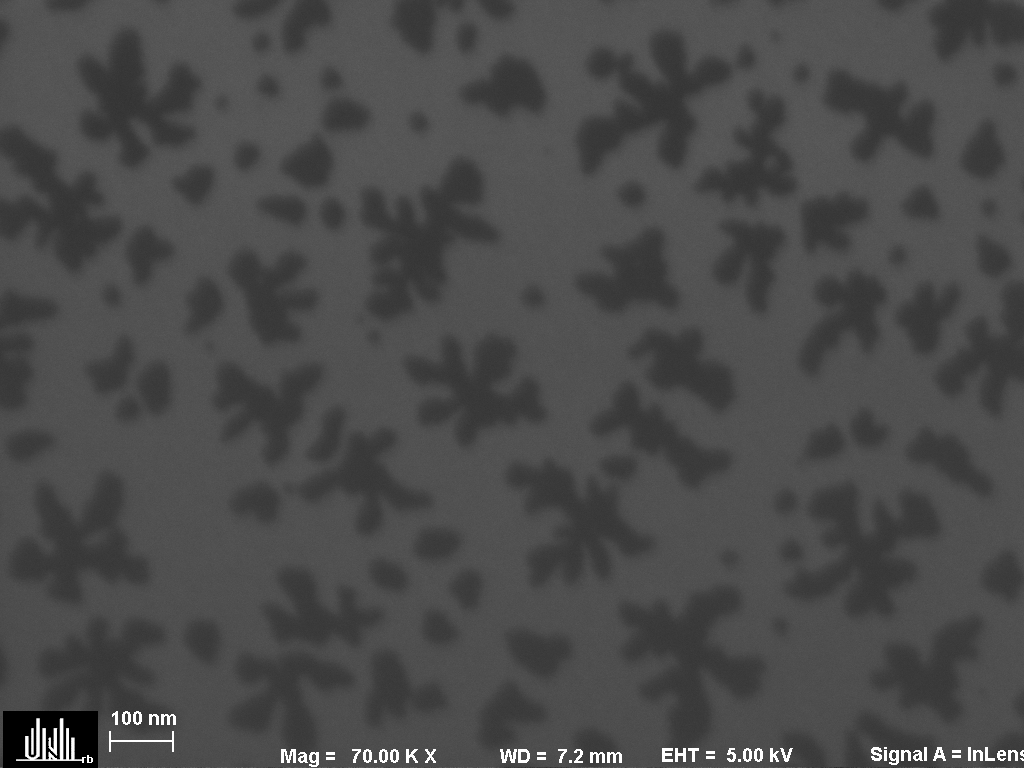
#> input picture dft_seedlayer_screen/H2_1.tif, 1024 x 768 px
$ python 35_sem_texture.py ../H2_1.tif
#> lines starting #> are read from the running program, lines starting #| are printed output that depends on the picture; after the words box and inside, x2 and y2 are one past the last pixel; in counts of white or black regions, pixels touching at a corner belong together
"""Quantitative SEM texture analysis for the HATCN / Ag thickness series.

Run locally on the original files (TIF is fine -- no need to convert):

    python 35_sem_texture.py  HATCN30.tif  HATCN30_Ag12.tif  HATCN30_Ag25.tif

Outputs sem_texture_results.csv + sem_texture.png with, per image:
  - correlation length from the 2D autocorrelation (characteristic feature size)
  - dominant length scale from the radially-averaged power spectral density
  - area fraction / count density / equivalent-diameter distribution of the
    bright protruding features (hillocks / abnormal grains)
  - gray-level RMS contrast (texture strength; NOT height -- use AFM for height)

Requires: numpy, scipy, pillow  (scikit-image optional, improves segmentation)
    pip install numpy scipy pillow scikit-image

Scale: the FEI/Thermo databar is auto-cropped. Set NM_PER_PX below, or leave it
None and pass --scalebar <px> <nm> if the automatic guess is wrong.
"""
import sys, os, csv
import numpy as np
from PIL import Image
from scipy import ndimage, signal

# ---- calibration -----------------------------------------------------------
# 50,000x on a 758-px-wide export -> ~3.4 nm/px. MEASURE the scale bar in your
# own export and set this; everything downstream scales linearly with it.
NM_PER_PX = 3.36
DATABAR_FRAC = 0.10          # bottom fraction of the frame occupied by the databar

def load(path):
    a = np.array(Image.open(path).convert("I")).astype(float)
    h = a.shape[0]
    a = a[: int(h * (1 - DATABAR_FRAC)), :]          # drop databar
    a = (a - a.min()) / (a.max() - a.min() + 1e-12)  # normalise 16/8-bit alike
    return a

def flatten(a, sigma=40):
    """Remove slow illumination/tilt gradient so texture stats are unbiased."""
    return a - ndimage.gaussian_filter(a, sigma)

def autocorr_length(a):
    """Correlation length: radius where the normalised autocorrelation drops to 1/e."""
    f = np.fft.fft2(a - a.mean())
    ac = np.real(np.fft.ifft2(f * np.conj(f)))
    ac = np.fft.fftshift(ac); ac /= ac.max()
    cy, cx = np.array(ac.shape) // 2
    yy, xx = np.indices(ac.shape)
    r = np.hypot(yy - cy, xx - cx).astype(int)
    prof = ndimage.mean(ac, labels=r, index=np.arange(r.max() + 1))
    below = np.where(prof < 1 / np.e)[0]
    return (below[0] if len(below) else np.nan) * NM_PER_PX, prof

def psd_peak(a):
    """Dominant lateral length scale from the radially averaged PSD."""
    f = np.fft.fftshift(np.fft.fft2(a - a.mean()))
    p = np.abs(f) ** 2
    cy, cx = np.array(p.shape) // 2
    yy, xx = np.indices(p.shape)
    r = np.hypot(yy - cy, xx - cx).astype(int)
    prof = ndimage.mean(p, labels=r, index=np.arange(1, r.max() + 1))
    k = np.arange(1, r.max() + 1)
    # weight by k to find the scale carrying the most variance per octave
    i = int(np.argmax(prof * k))
    lam = a.shape[0] / k[i] * NM_PER_PX
    return lam, k, prof

def bright_features(a):
    """Segment the bright protruding features above the fine-grained matrix."""
    fl = flatten(a, sigma=25)
    fl = ndimage.gaussian_filter(fl, 1.5)             # kill detector noise
    try:
        from skimage.filters import threshold_otsu
        thr = threshold_otsu(fl)
    except Exception:
        thr = fl.mean() + 1.0 * fl.std()
    mask = fl > thr
    mask = ndimage.binary_opening(mask, np.ones((3, 3)))
    lab, n = ndimage.label(mask)
    if n == 0:
        return mask, 0.0, 0.0, np.array([])
    sizes = np.bincount(lab.ravel())[1:]              # px per feature
    sizes = sizes[sizes >= 9]                         # drop noise specks
    d_eq = 2 * np.sqrt(sizes / np.pi) * NM_PER_PX     # equivalent diameter, nm
    area_frac = mask.sum() / mask.size
    area_um2 = mask.size * (NM_PER_PX / 1000.0) ** 2
    return mask, area_frac, len(sizes) / area_um2, d_eq

def main(paths):
    import matplotlib
    matplotlib.use("Agg")
    import matplotlib.pyplot as plt

    rows = []
    fig, axes = plt.subplots(3, len(paths), figsize=(4.2 * len(paths), 11))
    if len(paths) == 1:
        axes = axes.reshape(3, 1)

    for j, p in enumerate(paths):
        a = load(p)
        lc, acprof = autocorr_length(flatten(a))
#> in autocorr_length, `ac = np.fft.fftshift(ac)`:
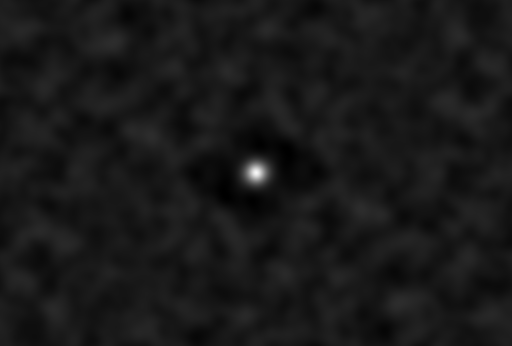
#> ac: shape (691, 1024) float64 (shown at 1/2 size); min -2587.4, max 24157.1, mean 0; drawn with min black and max white
#> in autocorr_length, `prof = ndimage.mean(ac, labels=r, index=np.arange(r.max() + 1))`: prof = 618 values, max 1 at index 0, min -0.0726 at index 64, mean 0.0229
#> in autocorr_length, `below = np.where(prof < 1 / np.e)[0]`: below = 599 values from 19 to 617
#> lc = 63.84; acprof has the same summary as prof in autocorr_length
        lam, k, psd = psd_peak(flatten(a))
#> in psd_peak, `prof = ndimage.mean(p, labels=r, index=np.arange(1, r.max() + 1))`: prof = 617 values, max 34224230.3 at index 5, min 221.1 at index 616, mean 435734.6
#> in psd_peak, `i = int(np.argmax(prof * k))`: i = 6
#> in psd_peak, `lam = a.shape[0] / k[i] * NM_PER_PX`: lam = 331.7
#> lam = 331.7; k = 617 values from 1 to 617; psd has the same summary as prof in psd_peak
        mask, af, dens, d_eq = bright_features(a)
#> call 3 of flatten, with sigma = 25
#> in flatten (call 3), `return a - ndimage.gaussian_filter(a, sigma)`:
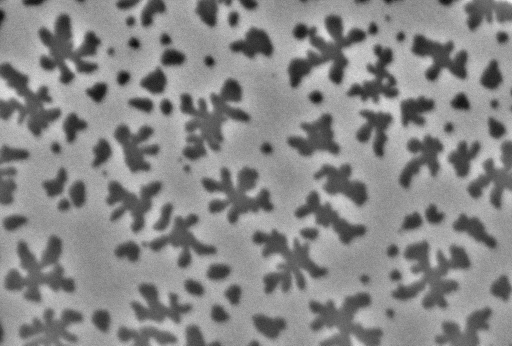
#> returned value: shape (691, 1024) float64 (shown at 1/2 size); min -0.545, max 0.477, mean 3.57e-17; drawn with min black and max white
#> in bright_features, `thr = threshold_otsu(fl)`: thr = -0.0565
#> in bright_features, `mask = fl > thr`:
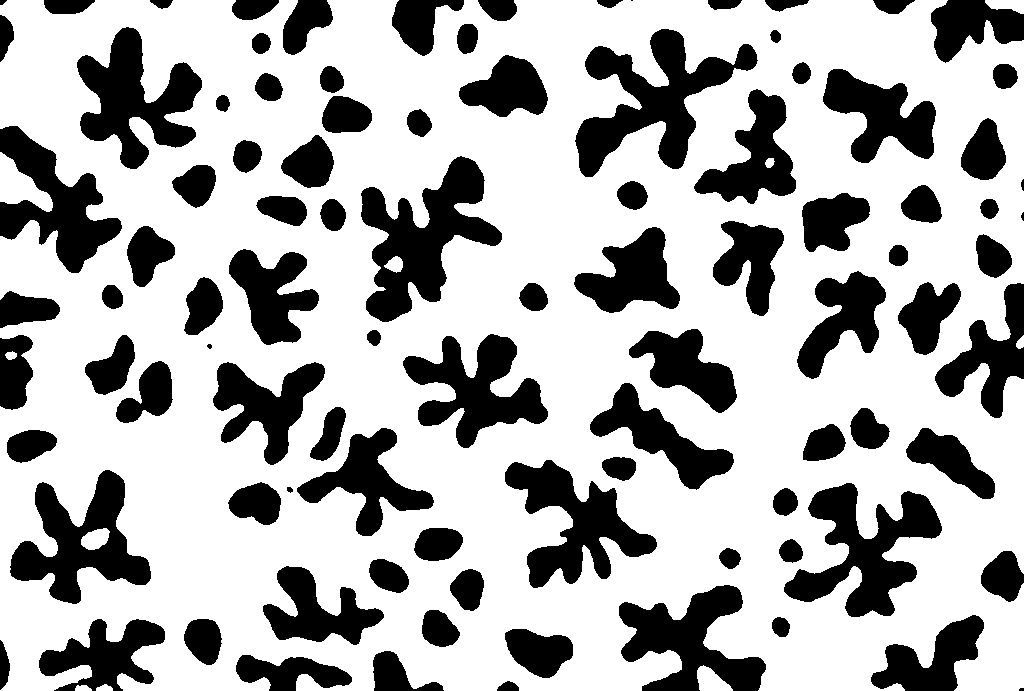
#> mask: shape (691, 1024) bool; 69.2% white; 97 black regions (4 under 20 px), largest, box (x1, y1, x2, y2) and area: (361, 156, 502, 322) 10318, (575, 29, 758, 177) 10277, (784, 483, 942, 617) 9211
#> in bright_features, `lab, n = ndimage.label(mask)`:
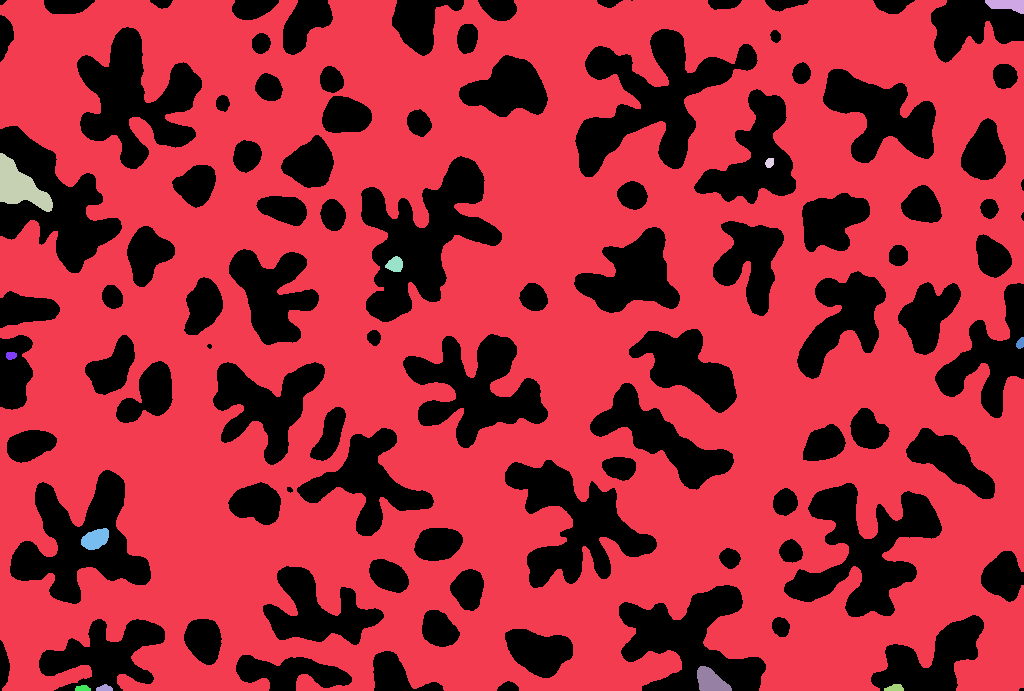
#> lab: shape (691, 1024) int32; 13 distinct labels, from 0 to 12; one colour per label, 0 black
#> in bright_features, `lab, n = ndimage.label(mask)`: n = 12
#> in bright_features, `sizes = np.bincount(lab.ravel())[1:]`: sizes = [486137, 371, 1564, 73, 206, 73, 74, 444, 577, 86, 107, 79]
#> in bright_features, `d_eq = 2 * np.sqrt(sizes / np.pi) * NM_PER_PX`: d_eq = [2643.5, 73.03, 149.9, 32.39, 54.42, 32.39, 32.61, 79.89, 91.07, 35.16, 39.22, 33.7]
#> in bright_features, `area_frac = mask.sum() / mask.size`: area_frac = 0.692
#> af = 0.692; dens = 1.5
        rms = flatten(a, sigma=40).std()
#> rms = 0.185

        rows.append({
            "file": os.path.basename(p),
            "corr_length_nm": round(lc, 1),
            "psd_scale_nm": round(lam, 1),
            "bright_area_frac_%": round(100 * af, 2),
            "bright_count_per_um2": round(dens, 1),
            "bright_d_eq_median_nm": round(float(np.median(d_eq)), 1) if len(d_eq) else np.nan,
            "bright_d_eq_p90_nm": round(float(np.percentile(d_eq, 90)), 1) if len(d_eq) else np.nan,
            "graylevel_rms": round(float(rms), 4),
        })

        axes[0, j].imshow(a, cmap="gray"); axes[0, j].set_title(os.path.basename(p), fontsize=9)
        axes[1, j].imshow(mask, cmap="gray")
        axes[1, j].set_title(f"bright features: {100*af:.1f}% area, {dens:.0f}/um2", fontsize=8)
        if len(d_eq):
            axes[2, j].hist(d_eq, bins=30, color="#2b7bba")
            axes[2, j].set_xlabel("equivalent diameter (nm)")
            axes[2, j].set_title(f"median {np.median(d_eq):.0f} nm", fontsize=8)
        for ax in axes[:2, j]:
            ax.set_xticks([]); ax.set_yticks([])

    plt.tight_layout(); plt.savefig("sem_texture.png", dpi=140)
#> after `plt.tight_layout()`:
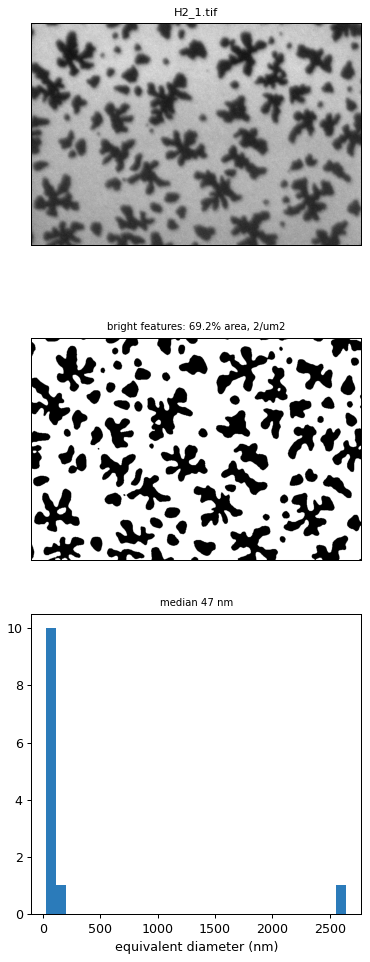
#> figure drawn by matplotlib, 3 panels; panel 3: tallest bar 10 high, from x = 32.39 to 119.4
    with open("sem_texture_results.csv", "w", newline="") as f:
        w = csv.DictWriter(f, fieldnames=list(rows[0].keys())); w.writeheader(); w.writerows(rows)

    print(f"\n{'file':<28}{'corr_len':>10}{'psd_scale':>11}{'bright%':>9}"
          f"{'count/um2':>11}{'d50':>8}{'d90':>8}{'rms':>8}")
    for r in rows:
        print(f"{r['file']:<28}{r['corr_length_nm']:>10}{r['psd_scale_nm']:>11}"
              f"{r['bright_area_frac_%']:>9}{r['bright_count_per_um2']:>11}"
              f"{r['bright_d_eq_median_nm']:>8}{r['bright_d_eq_p90_nm']:>8}{r['graylevel_rms']:>8}")
#> this loop made 1 pass
#| H2_1.tif                          63.8      331.7    69.22        1.5    46.8   144.1  0.1848
    print(f"\n(NM_PER_PX = {NM_PER_PX}; check it against your scale bar)")
    print("wrote sem_texture_results.csv, sem_texture.png")

if __name__ == "__main__":
    if len(sys.argv) < 2:
        sys.exit(__doc__)
    main(sys.argv[1:])

$ run again, on dft_seedlayer_screen/H2_3.tif
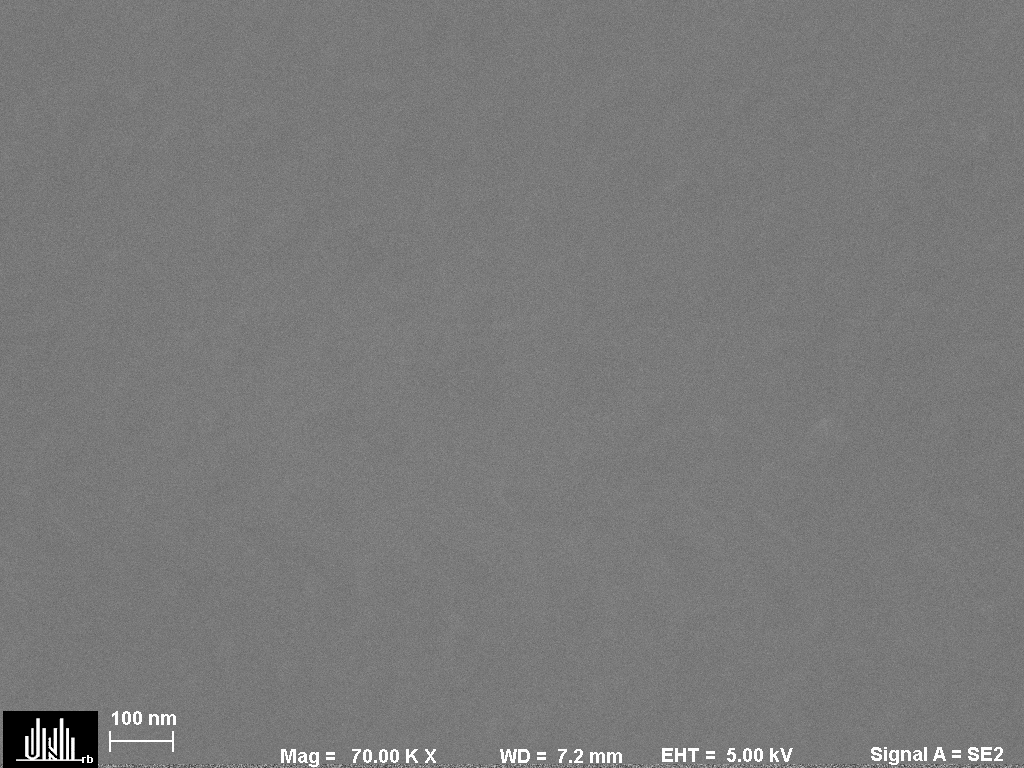
#> input picture dft_seedlayer_screen/H2_3.tif, 1024 x 768 px
#> in autocorr_length, `prof = ndimage.mean(ac, labels=r, index=np.arange(r.max() + 1))`: prof = 618 values, max 1 at index 0, min -0.000658 at index 44, mean 0.00184
#> below = 617 values from 1 to 617
#> lc = 3.36; acprof has the same summary as prof in autocorr_length
#> in psd_peak, `prof = ndimage.mean(p, labels=r, index=np.arange(1, r.max() + 1))`: prof = 617 values, max 73086.1 at index 7, min 6106.1 at index 611, mean 9799.6
#> i = 616
#> in psd_peak, `lam = a.shape[0] / k[i] * NM_PER_PX`: lam = 3.76
#> in main, `lam, k, psd = psd_peak(flatten(a))`: k = 617 values from 1 to 617; psd has the same summary as prof in psd_peak
#> thr = 0.00037
#> in bright_features, `lab, n = ndimage.label(mask)`:
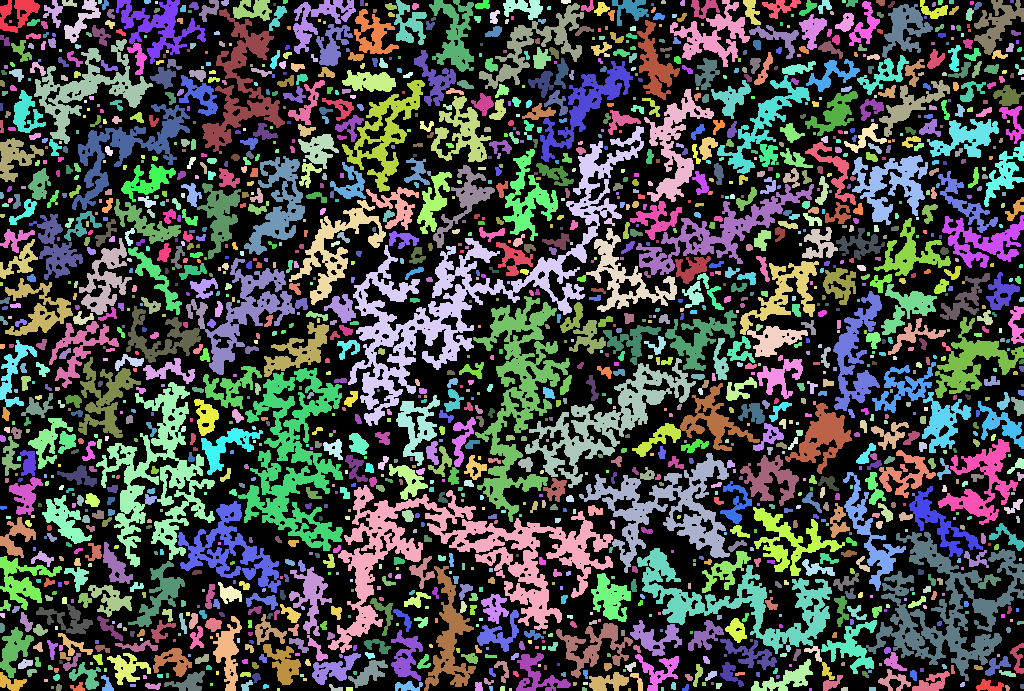
#> lab: shape (691, 1024) int32; 1807 distinct labels, from 0 to 1806; one colour per label, 0 black
#> n = 1806
#> sizes = 1806 values, max 12786 at index 379, min 9 at index 37, mean 174.3
#> in bright_features, `d_eq = 2 * np.sqrt(sizes / np.pi) * NM_PER_PX`: d_eq = 1806 values, max 428.7 at index 379, min 11.37 at index 37, mean 33.16
#> area_frac = 0.445
#> in main, `mask, af, dens, d_eq = bright_features(a)`: dens = 226.1
#> rms = 0.109
#> in main, `plt.tight_layout()`:
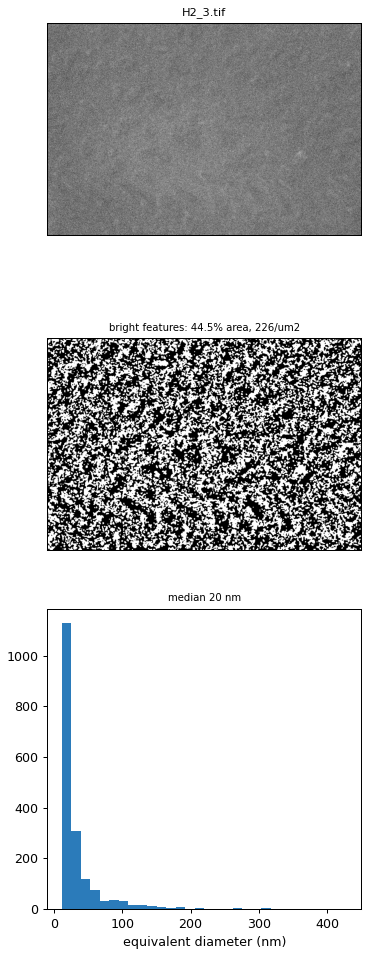
#> figure drawn by matplotlib, 3 panels; panel 3: tallest bar 1128 high, from x = 11.37 to 25.29
#> the loop in main, `for r in rows:` made 1 pass
#| H2_3.tif                           3.4        3.8     44.5      226.1    20.4    65.8  0.1086
